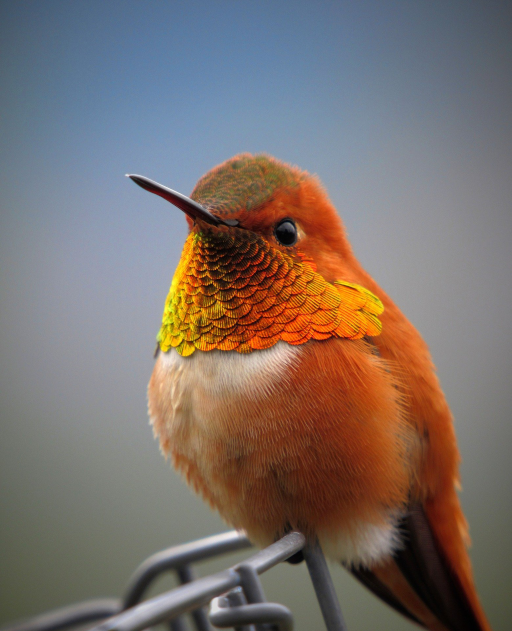
#> input picture images/hummingbird_from_pixabay.png, 512 x 631 px
$ python 02_HelperFunctions.py
#> lines starting #> are read from the running program, lines starting #| are printed output that depends on the picture
### openCVTools.py
import cv2 as cv
import sys
import numpy as np
import matplotlib.pyplot as plt


def safeLoad(pathToFile):
    '''
    OpenCV does no validation checks due to performance reasons.
    Therefore, this function checks if the image could be loaded
    '''
    img = cv.imread(pathToFile)
    if img is None:
        sys.exit("Image could not be loaded.")
    return img


# TODO Aufgabe 1
'''
Passen Sie die Funktion `imageStats(..)` so an, dass sie sowohl Grau- als auch Farbbilder korrekt anzeigt.
Erweitern Sie die Funktion zusätzlich so dass der Datentyp mit ausgegeben wird.
'''
def imageStats(img):
    '''
    Returns a few image statistics
    '''
    s = img.shape
    if len(s) == 3:
        data_type = str(type(img[0][0][0]))
        pre_out = f'Width: {s[1]}, Height: {s[0]}, Channels: {s[2]}, Datatype: '
    elif len(s) == 2:
        data_type = str(type(img[0][0]))
        pre_out = f'Width: {s[1]}, Height: {s[0]}, Channels: 1 (grayscale), Datatype: '
    idz = []
    for i in range(len(data_type)):
        if data_type[i] == "'":
            idz.append(i)

    return pre_out + f'{data_type[idz[0]+1:idz[1]]}'


# TODO Aufgabe 1
'''
Passen Sie die Funktion `showImage(..)` so an, dass sie sowohl Grau- als auch Farbbilder korrekt anzeigt.
'''
def showImage(title, originalImg, normalize, **kwargs):
    # default values
    add_callbacks = False
    contrast_buffers = 0
    for key, value in kwargs.items():
        if key == "add_callbacks":
            add_callbacks = value
        if key == "contrast_buffers":
           contrast_buffers = value

    print(imageStats(originalImg))
    s = originalImg.shape
    if len(s) == 3:
        img = originalImg.copy()
    elif len(s) == 2:
        img = cv.cvtColor(originalImg, cv.COLOR_GRAY2BGR)
    img = img[:,:,::-1]

    #### Einschub zu Aufgabe 5
    if normalize:
        idz =[]
        data_type = str(type(img[0][0][0]))
        for i in range(len(data_type)):
            if data_type[i] == "'":
                idz.append(i)
        if data_type[idz[0]+1:idz[1]] == "numpy.float64":
            img = img[:,:,:]*255
            img = img.astype(np.uint8)
        gray_scale = cv.cvtColor(img, cv.COLOR_BGR2GRAY)
        img_16Bit = img.astype(np.int16)
        min_l = gray_scale.min()
        max_l = gray_scale.max()
        if contrast_buffers > 0:
            amount_per_luminance = [0 for i in range(max_l+1)]
            for y in range(len(gray_scale)):
                for x in range(len(gray_scale[0])):
                    amount_per_luminance[gray_scale[y][x]] += 1
            new_lower_luminance_boarder = min_l
            new_upper_luminance_boarder = max_l
            overall_px_cnt = len(img[0])*len(img)
            px_cnt = 0
            for i in range(max_l+1):
                px_cnt += amount_per_luminance[max_l-i]
                if px_cnt >= round(overall_px_cnt/100*contrast_buffers):
                    new_upper_luminance_boarder = max_l-i
                    break
            px_cnt = 0
            for i in range(max_l+1):
                px_cnt += amount_per_luminance[i]
                if px_cnt >= round(overall_px_cnt/100*contrast_buffers):
                    new_lower_luminance_boarder = i
                    break

            for y in range(len(gray_scale)):
                for x in range(len(gray_scale[0])):
                    optimized_l = (gray_scale[y][x]-new_lower_luminance_boarder)*(255/(new_upper_luminance_boarder-new_lower_luminance_boarder))
                    if optimized_l > 255:
                        optimized_l = 255
                    if gray_scale[y][x]*optimized_l <= 0:
                        img_16Bit[y][x] = [0,0,0]
                    else:
                        img_16Bit[y][x][0] = round(img[y][x][0]/gray_scale[y][x]*optimized_l)
                        img_16Bit[y][x][1] = round(img[y][x][1]/gray_scale[y][x]*optimized_l)
                        img_16Bit[y][x][2] = round(img[y][x][2]/gray_scale[y][x]*optimized_l)
            waiter = 0
        else:
            for y in range(len(gray_scale)):
                for x in range(len(gray_scale[0])):
                    optimized_l = (gray_scale[y][x]-min_l)*(255/(max_l-min_l))
                    if gray_scale[y][x] == 0:
                        img_16Bit[y][x] = [0,0,0]
                    else:
                        img_16Bit[y][x][0] = round(img[y][x][0]/gray_scale[y][x]*optimized_l)
                        img_16Bit[y][x][1] = round(img[y][x][1]/gray_scale[y][x]*optimized_l)
                        img_16Bit[y][x][2] = round(img[y][x][2]/gray_scale[y][x]*optimized_l)

        max_l_corr = img_16Bit.max()
        img_16Bit = img_16Bit[:,:,:]/max_l_corr*255
        img_corr = img_16Bit.astype(np.uint8)

        figure = plt.figure(title)

        # Zu Aufgabe 3.): callbacks müssen vor .show() hinzugefügt werden, weil sonst das Skript diese nicht vor Schließen des Bildes hinzufügt
        if add_callbacks:
            disco_id_move = figure.canvas.mpl_connect('motion_notify_event', mouse_move)
            disco_id_button = figure.canvas.mpl_connect('key_press_event', key_press)
            disco_id_click = figure.canvas.mpl_connect('button_press_event', lambda event: mouse_click(event, figure, disco_id_move, disco_id_button,disco_id_click))
            # Quelle für lambda event: https://stackoverflow.com/questions/24960910/how-can-i-pass-parameters-to-on-key-in-fig-canvas-mpl-connectkey-press-event

        ax_left = plt.subplot(121)
        ax_right = plt.subplot(122)
        ax_left.imshow(img)
        ax_right.imshow(img_corr)
        ax_right.get_xaxis().set_visible(False)
        ax_left.get_xaxis().set_visible(False)
        ax_right.get_yaxis().set_visible(False)
        ax_left.get_yaxis().set_visible(False)
        plt.show()
    ####
    else:
        figure = plt.figure(title)

        # Zu Aufgabe 3.): callbacks müssen vor .show() hinzugefügt werden, weil sonst das Skript diese nicht vor Schließen des Bildes hinzufügt
        if add_callbacks:
            disco_id_move = figure.canvas.mpl_connect('motion_notify_event', mouse_move)
            disco_id_button = figure.canvas.mpl_connect('key_press_event', key_press)
            disco_id_click = figure.canvas.mpl_connect('button_press_event', lambda event: mouse_click(event, figure, disco_id_move, disco_id_button,disco_id_click))
            # Quelle für lambda event: https://stackoverflow.com/questions/24960910/how-can-i-pass-parameters-to-on-key-in-fig-canvas-mpl-connectkey-press-event

        plt.imshow(img)
        plt.show()

    return 0

####
#  Zu Aufgabe 3.):
# [7 lines left out: function mouse_move, not called in this run]

def key_press(event):
    name = event.key
    print(name)

# [8 lines left out: function mouse_click, not called in this run]
####

def showImageList(title, images, normalize, **kwargs):
    # default values
    add_callbacks = False
    arr_type = "row"
    bg_color = [255, 255, 255]
    spacing = [0.1, 0.1]
    # optional
    axes_off = True
    contrast_buffers = 0

    for key, value in kwargs.items():
        if key == "add_callbacks":
            add_callbacks = value   # False, True
        if key == "arrangement_type":
            arr_type = value        # "row", "column", "grid"
        if key == "bg_color_RGB":
            bg_color = value        # [R: 0-255, G: 0-255, B: 0-255]
        if key == "spacing":
            spacing = value         # [horizontal: 0.0-1.0, vertical: 0.0-1.0]
        if key == "axes_off":
            axes_off = value        # False, True
        if key == "contrast_buffers":
            contrast_buffers = value  # 0-50

    img_list = []
    if len(images) > 0:
        for originalImg in images:
            print(imageStats(originalImg))
            s = originalImg.shape
            if len(s) == 3:
                img = originalImg.copy()
            elif len(s) == 2:
                img = cv.cvtColor(originalImg, cv.COLOR_GRAY2BGR)
            img = img[:,:,::-1]
            if normalize:
                idz =[]
                data_type = str(type(img[0][0][0]))
                for i in range(len(data_type)):
                    if data_type[i] == "'":
                        idz.append(i)
                if data_type[idz[0]+1:idz[1]] == "numpy.float64":
                    img = img[:,:,:]*255
                    img = img.astype(np.uint8)
                gray_scale = cv.cvtColor(img, cv.COLOR_BGR2GRAY)
                img_16Bit = img.astype(np.uint16)
                min_l = gray_scale.min()
                max_l = gray_scale.max()
                if contrast_buffers > 0:
                    amount_per_luminance = [0 for i in range(max_l+1)]
                    for y in range(len(gray_scale)):
                        for x in range(len(gray_scale[0])):
                            amount_per_luminance[gray_scale[y][x]] += 1
                    new_lower_luminance_boarder = min_l
                    new_upper_luminance_boarder = max_l
                    overall_px_cnt = len(img[0])*len(img)
                    px_cnt = 0
                    for i in range(max_l+1):
                        px_cnt += amount_per_luminance[max_l-i]
                        if px_cnt >= round(overall_px_cnt/100*contrast_buffers):
                            new_upper_luminance_boarder = max_l-i
                            break
                    px_cnt = 0
                    for i in range(max_l+1):
                        px_cnt += amount_per_luminance[i]
                        if px_cnt >= round(overall_px_cnt/100*contrast_buffers):
                            new_lower_luminance_boarder = i
                            break

                    for y in range(len(gray_scale)):
                        for x in range(len(gray_scale[0])):
                            optimized_l = (gray_scale[y][x]-new_lower_luminance_boarder)*(255/(new_upper_luminance_boarder-new_lower_luminance_boarder))
                            if optimized_l > 255:
                                optimized_l = 255
                            if gray_scale[y][x]*optimized_l <= 0:
                                img_16Bit[y][x] = [0,0,0]
                            else:
                                img_16Bit[y][x][0] = round(img[y][x][0]/gray_scale[y][x]*optimized_l)
                                img_16Bit[y][x][1] = round(img[y][x][1]/gray_scale[y][x]*optimized_l)
                                img_16Bit[y][x][2] = round(img[y][x][2]/gray_scale[y][x]*optimized_l)
                    waiter = 0
                else:
                    for y in range(len(gray_scale)):
                        for x in range(len(gray_scale[0])):
                            optimized_l = (gray_scale[y][x]-min_l)*(255/(max_l-min_l))
                            if gray_scale[y][x] == 0:
                                img_16Bit[y][x] = [0,0,0]
                            else:
                                img_16Bit[y][x][0] = round(img[y][x][0]/gray_scale[y][x]*optimized_l)
                                img_16Bit[y][x][1] = round(img[y][x][1]/gray_scale[y][x]*optimized_l)
                                img_16Bit[y][x][2] = round(img[y][x][2]/gray_scale[y][x]*optimized_l)

                max_l_corr = img_16Bit.max()
                img_16Bit = img_16Bit[:,:,:]/max_l_corr*255
                img = img_16Bit.astype(np.uint8)
            img_list.append(img)

        figure = plt.figure(title)
        #figure.delaxes()

        if add_callbacks:
            disco_id_move = figure.canvas.mpl_connect('motion_notify_event', mouse_move)
            disco_id_button = figure.canvas.mpl_connect('key_press_event', key_press)
            disco_id_click = figure.canvas.mpl_connect('button_press_event', lambda event: mouse_click(event, figure, disco_id_move, disco_id_button,disco_id_click))
            # Quelle für lambda event: https://stackoverflow.com/questions/24960910/how-can-i-pass-parameters-to-on-key-in-fig-canvas-mpl-connectkey-press-event


        for x in range(len(img_list)):
            if arr_type == "row":
                ax = plt.subplot(100+len(img_list)*10+x+1)
            elif arr_type == "column":
                ax = plt.subplot(len(img_list)*100+10+x+1)
            elif arr_type == "grid":
                root = int(np.ceil(np.sqrt(len(img_list))))
                row_num = int(np.ceil(len(img_list)/root))
                ax = plt.subplot(row_num*100+root*10+x+1)
            ax.imshow(img_list[x])
            if axes_off:
                ax.get_xaxis().set_visible(False)
                ax.get_yaxis().set_visible(False)
        plt.subplots_adjust(wspace= spacing[0], hspace= spacing[1])
        for c in range(len(bg_color)):
            bg_color[c] = bg_color[c]/255.0
        figure.set_facecolor(bg_color)

        #big_img = np.ndarray([0,0,3])
        #plt.imshow(big_img)

        plt.show()

    return 0

### 02_HelperFunctions.py
#!/usr/bin/python3
# -*- coding: utf-8 -*-


import cv2 as cv
import openCVTools as cvt
import numpy as np
import matplotlib.pyplot as plt


# load image
imgOriginal = cvt.safeLoad('images/hummingbird_from_pixabay.png')
#> in safeLoad, img is the input picture: shape (631, 512, 3); mean B, G, R 106.5, 111.5, 123.3
cvt.showImage("Original image", imgOriginal, False)
#> in imageStats, `data_type = str(type(img[0][0][0]))`: data_type = "<class 'numpy.uint8'>"
#> the loop in imageStats, `for i in range(len(data_type)):` made 21 passes
#> after the loop in imageStats, `for i in range(len(data_type)):`: idz = [7, 19]
#| Width: 512, Height: 631, Channels: 3, Datatype: numpy.uint8


# TODO Aufgabe 1
'''
Konvertieren Sie das Bild in ein 1-Kanal Schwarzweiß(Grauton)-Bild.
Passen Sie die Funktionen `imageStats(..)` und `showImage(..)` so an, dass sie sowohl für Grau- als auch Farbbilder korrekt funktionieren.
'''
imgGray = cv.cvtColor(imgOriginal, cv.COLOR_BGR2GRAY)
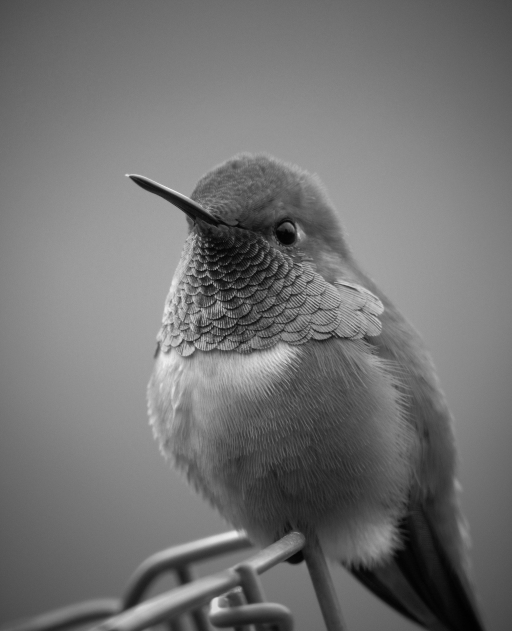
#> imgGray: shape (631, 512); min 1, max 237, mean 114.5
cvt.showImage("Grayscale image", imgGray, False)
#> the loop in imageStats (call 2), `for i in range(len(data_type)):` made 21 passes
#| Width: 512, Height: 631, Channels: 1 (grayscale), Datatype: numpy.uint8


'''
Konvertieren Sie das originale Bild von seinem Stndarddatentyp (`uint8` pro Farbkanal) in `float` und zeigen Sie es an.
Voraussichtlich wird das Bild nahezu weiß sein. Versuchen Sie herauszufinden woran das liegt und passen Sie das Bild entsprechend an.
'''

# img = imgOriginal.astype(np.float64)  --> Produziert Fehler aufgrund des falschen Wertebereichs:
# "Clipping input data to the valid range for imshow with RGB data ([0..1] for floats or [0..255] for integers)."
img = imgOriginal.astype(np.float64)/255.0
print("Floating point image:")
cvt.showImage("Floating point image", img, False)
#| Width: 512, Height: 631, Channels: 3, Datatype: numpy.float64


# TODO Aufgabe 2
'''
Zeichnen Sie ein rotes Rechteck (110 x 220 Pixel) genau in die Mitte des Bildes.
Versuchen Sie dazu den Slicing Operator aus Python zu nutzen.
'''
#
size = img.shape
#> size = (631, 512, 3)
mid_x = round(size[1]/2.0)
#> mid_x = 256
mid_y = round(size[0]/2.0)
#> mid_y = 316
# [11 lines of commented-out code are left out]
for y in img[mid_y-110:mid_y+110]:
    for x in y[mid_x-55:mid_x+55]:
        x[0] = 0.0
        x[1] = 0.0
        x[2] = 1.0
#> after the loop, x = [0, 0, 1]

cvt.showImage("Red box", img, False, add_callbacks = True)
#| Width: 512, Height: 631, Channels: 3, Datatype: numpy.float64
#> in showImage (call 4), `print(imageStats(originalImg))`: originalImg: shape (631, 512, 3) float64; mean B, G, R 0.406, 0.415, 0.517

# TODO Aufgabe 3
'''
Hängen Sie eine Callback-Funktion `mouse_move(event)` an das Bild im Fenster "Red box", die bei jeder Mausbewegung aufgerufen wird. Sie soll die Bild(!)-Koordinaten des Mauszeigers (x, y) und evtl. gedrückte Tasten ausgeben.
Sie benötigen dazu u.U. die Referenz auf das Zeichenfeld des Fensters (`plt.figure(title)`) aus der Funktion `showImage(..)`.
'''
#
# specific information: https://matplotlib.org/stable/users/explain/event_handling.html
# -->   realization through additional argument in the showImage() function and new defined callback functions in openCVTools.py
#

'''
Optional: Entfernen Sie die Callback-Funktion, sobald auf das Bild geklickt wird.
'''
#
# reaction on left mouse button click:
# -->   realization through recursive callback function "mouse_click(event, fig, disc_move, disc_key, disc_click)" in openCVTools.py
#       and the lambda event call on the figure's MouseEvent "button_press_event"
#


# TODO Aufgabe 4
'''
Schreiben Sie eine Funktion `showImageList(...)`, die Bilder auch als Liste annimmt und diese horizontal nebeneinander anzeigt.
'''
img2 = cvt.safeLoad('images/hummingbird_from_pixabay2.png')
#> call 2 of safeLoad, with pathToFile = 'images/hummingbird_from_pixabay2.png'
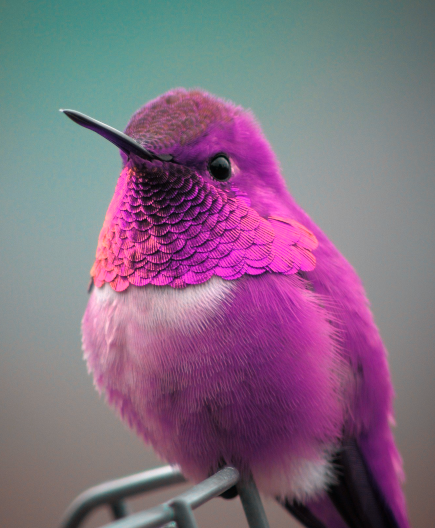
#> input picture images/hummingbird_from_pixabay2.png, 435 x 528 px
#> in safeLoad, img is the input picture: shape (528, 435, 3); mean B, G, R 129.8, 108, 131.2
img3 = cvt.safeLoad('images/hummingbird_from_pixabay3.png')
#> call 3 of safeLoad, with pathToFile = 'images/hummingbird_from_pixabay3.png'
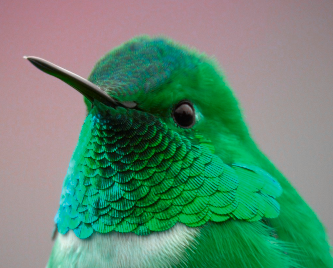
#> input picture images/hummingbird_from_pixabay3.png, 333 x 268 px
#> in safeLoad, img is the input picture: shape (268, 333, 3); mean B, G, R 114.6, 138.2, 94.4

# cvt.showImageList("Image list1", (imgOriginal, img, img2, img3), False)
# cvt.showImageList("Image list2", (imgOriginal, img, img2, img3, img), False, arrangement_type = "column",add_callbacks = True)
cvt.showImageList("Image list3", (imgOriginal, img, img2, img3, imgOriginal), False, arrangement_type = "grid", axes_off = True, spacing = [0.1, 0.4], bg_color_RGB = [100,50,50])
#> the loop in showImageList, `for originalImg in images:` made 5 passes
#> s on passes 1 to 5: (631, 512, 3), (631, 512, 3), (528, 435, 3), (268, 333, 3), (631, 512, 3)
#| Width: 512, Height: 631, Channels: 3, Datatype: numpy.uint8
#| Width: 512, Height: 631, Channels: 3, Datatype: numpy.float64
#| Width: 435, Height: 528, Channels: 3, Datatype: numpy.uint8
#| Width: 333, Height: 268, Channels: 3, Datatype: numpy.uint8
#| Width: 512, Height: 631, Channels: 3, Datatype: numpy.uint8
#> after the loop in showImageList, `for originalImg in images:`: img_list = 5 items
#> the loop in showImageList, `for x in range(len(img_list)):` made 5 passes


# TODO Aufgabe 5
'''
Erweitern Sie die Funktionen `showImage(...)` und `showImageList(...)` um einen weiteren Parameter `normalize` vom Typ Boolean. Wenn dieser auf `False` gesetzt ist, dann soll die Funktion wie bisher funktionieren, wenn dieser auf `True` gesetzt wird, dann soll jedes Eingabebild kopiert und der Kontrast der kopierten Bilder vor der Anzeige mittels Contrast Stretching verbessert werden, damit der gesamte Wertebereich ausgenutzt wird.
'''
img3[:,:,:] = img3[:,:,:] / 4 # darken the image to show contrast stretching
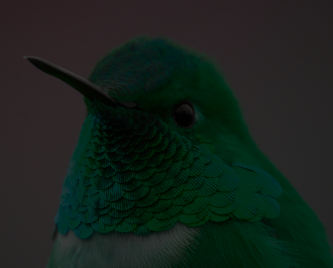
#> img3: shape (268, 333, 3); mean B, G, R 28.3, 34.2, 23.4

#
cvt.showImage("contrast stretching", img3, True)
#| Width: 333, Height: 268, Channels: 3, Datatype: numpy.uint8
# cvt.showImage("contrast stretching", imgOriginal, True)
cvt.showImage("contrast stretching", imgOriginal, True, contrast_buffers = 5)
#| Width: 512, Height: 631, Channels: 3, Datatype: numpy.uint8
#> the loop in showImage (call 6), `for i in range(len(data_type)):` made 21 passes
#> in showImage (call 6), `min_l = gray_scale.min()`: min_l = 1
#> in showImage (call 6), `max_l = gray_scale.max()`: max_l = 238
#> in showImage (call 6), `amount_per_luminance = [0 for i in range(max_l+1)]`: amount_per_luminance = 239 values from 0 to 0
#> after the loop in showImage (call 6), `for y in range(len(gray_scale)):`: amount_per_luminance = 239 values, max 4259 at index 131, min 0 at index 0, mean 1351.8
#> in showImage (call 6), `new_lower_luminance_boarder = min_l`: new_lower_luminance_boarder = 1
#> in showImage (call 6), `new_upper_luminance_boarder = max_l`: new_upper_luminance_boarder = 238
#> in showImage (call 6), `overall_px_cnt = len(img[0])*len(img)`: overall_px_cnt = 323072
#> the loop in showImage (call 6), `for i in range(max_l+1):` made 77 passes
#> (px_cnt, new_upper_luminance_boarder) on pass 77: (17261, 162)
#> px_cnt on passes 1 to 6: 1, 2, 2, 4, 5, 8
#> after the loop in showImage (call 6), `for i in range(max_l+1):`: px_cnt = 17261
#> the loop in showImage (call 6), `for i in range(max_l+1):` made 34 passes
#> px_cnt on passes 1 to 12: 0, 27, 187, 412, 777, 1328, 1897, 2466, 2981, 3414, 3830, 4220
#> after the loop in showImage (call 6), `for i in range(max_l+1):`: px_cnt = 16739
#> after the loop in showImage (call 6), `for y in range(len(gray_scale)):`:
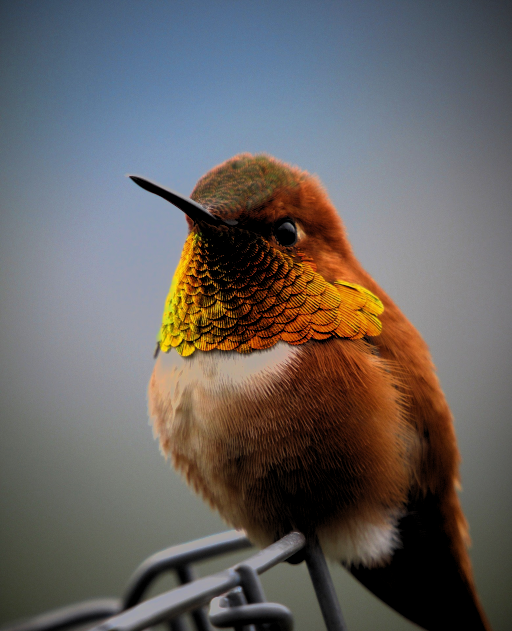
#> img_16Bit: shape (631, 512, 3) int16; mean R, G, B 162.6, 155.2, 152.6; drawn with min black and max white
#> in showImage (call 6), `max_l_corr = img_16Bit.max()`: max_l_corr = 401
# cvt.showImage("contrast stretching", imgOriginal, True, contrast_buffers = 10)
# cvt.showImage("contrast stretching", imgOriginal, True, contrast_buffers = 20)
# cvt.showImage("contrast stretching", imgOriginal, True, contrast_buffers = 40)

cvt.showImageList("contrast stretched image list1", ((imgOriginal[:,:,:]/2).astype(np.uint8), (imgOriginal[:,:,:]/4).astype(np.uint8),(imgOriginal[:,:,:]/8).astype(np.uint8),(imgOriginal[:,:,:]/16).astype(np.uint8)), True, contrast_buffers=10)
#> call 2 of showImageList, with title = 'contrast stretched image list1', normalize = True
#> the loop in showImageList (call 2), `for originalImg in images:` made 4 passes
#> (max_l, max_l_corr) on pass 4: (14, 425)
#> (max_l, max_l_corr) on passes 1 to 3: (119, 415), (59, 412), (29, 416)
#| Width: 512, Height: 631, Channels: 3, Datatype: numpy.uint8
#| Width: 512, Height: 631, Channels: 3, Datatype: numpy.uint8
#| Width: 512, Height: 631, Channels: 3, Datatype: numpy.uint8
#| Width: 512, Height: 631, Channels: 3, Datatype: numpy.uint8
#> pass 1, in showImageList (call 2), `gray_scale = cv.cvtColor(img, cv.COLOR_BGR2GRAY)`:
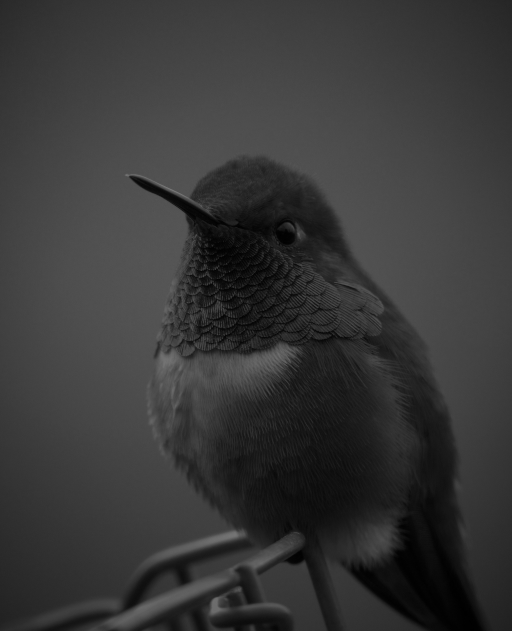
#> gray_scale: shape (631, 512); min 0, max 119, mean 55.4
#> after the loop in showImageList (call 2), `for originalImg in images:`: img_list = 4 items
#> the loop in showImageList (call 2), `for x in range(len(img_list)):` made 4 passes
#> in showImageList (call 2), `plt.show()`:
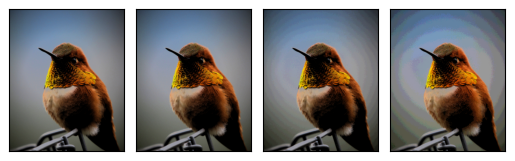
#> figure drawn by matplotlib, 4 panels
#
z = 0
